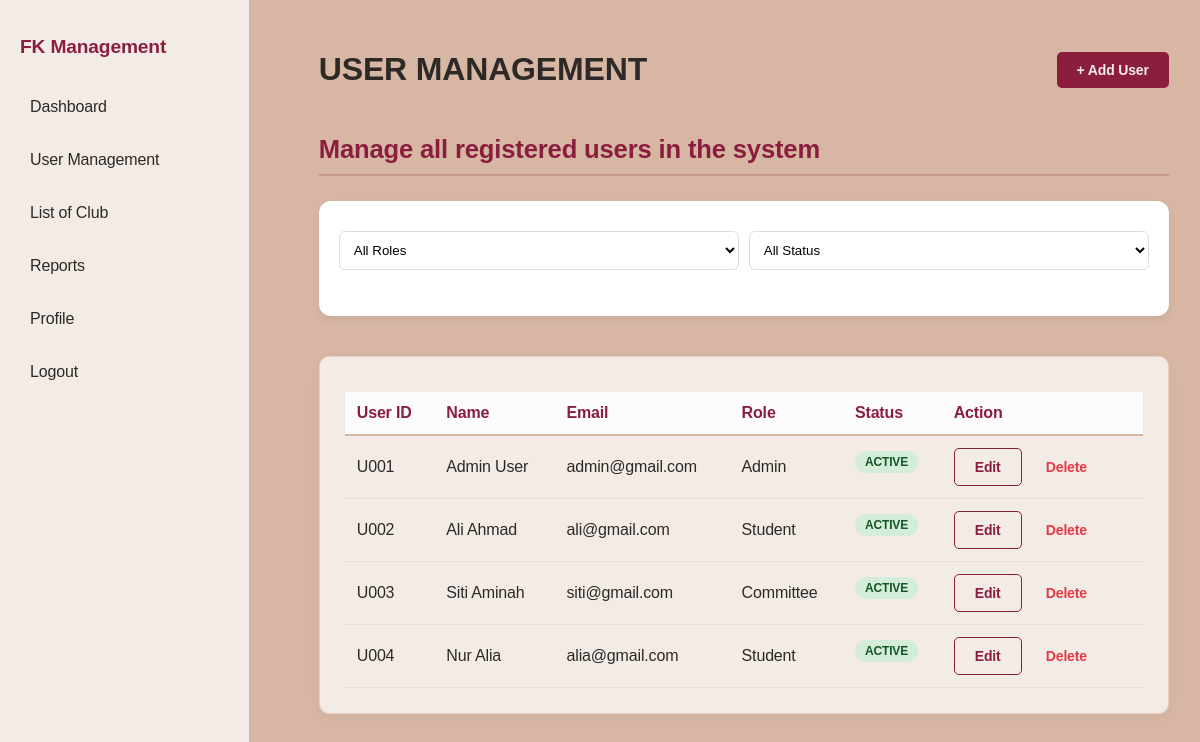
The page /UserManagement.php (signed in) on the database its author committed.
### tables this page shows
CREATE TABLE `user` (
  `UserID` varchar(50) NOT NULL,
  `Name` varchar(100) NOT NULL,
  `Email` varchar(100) NOT NULL,
  `Password` varchar(50) NOT NULL,
  `RoleID` varchar(50) NOT NULL,
  `UserStatus` varchar(50) NOT NULL
);

### UserManagement.php (the view, shortened to what this page needs)
<?php
require_once 'db.php';
$roleFilter = "ALL";
$statusFilter = "ALL";
$sql = "
    SELECT UserID, Name, Email, RoleID, UserStatus
    FROM user
    WHERE 1=1
";
$result = mysqli_query($conn, $sql);
?>
<!DOCTYPE html>
<html>
<head>
    <link rel="stylesheet" href="style.css">
</head>
<body>
<?php include('Navigation.php'); ?>
<div class="main-content">
    <div class="header-row">
        <h1>USER MANAGEMENT</h1>
        <a href="RegisterUser.php"
           class="btn btn-primary">
            + Add User
        </a>
    </div>
    <p class="club-subtitle">
        Manage all registered users in the system
    </p>
    <div class="search-container">
        <form method="GET" class="filter-form">
            <select name="role"
                    class="status-select"
                    onchange="this.form.submit()">
                <option value="ALL"
                    <?php if($roleFilter=="ALL") echo "selected"; ?>>
                    All Roles
                </option>
            </select>
            <select name="status"
                    class="status-select"
                    onchange="this.form.submit()">
                <option value="ALL"
                    <?php if($statusFilter=="ALL") echo "selected"; ?>>
                    All Status
                </option>
            </select>
        </form>
    </div>
    <div class="info-table-container">
        <table class="management-table">
            <thead>
                <tr>
                    <th>User ID</th>
                    <th>Name</th>
                    <th>Email</th>
                    <th>Role</th>
                    <th>Status</th>
                    <th>Action</th>
                </tr>
            </thead>
            <tbody>
            <?php if(mysqli_num_rows($result) > 0) { ?>
                <?php while($row = mysqli_fetch_assoc($result)) { ?>
                    <tr>
                        <td>
                            <?php echo $row['UserID']; ?>
                        </td>
                        <td>
                            <?php echo $row['Name']; ?>
                        </td>
                        <td>
                            <?php echo $row['Email']; ?>
                        </td>
                        <td>
                            <?php
                            if($row['RoleID'] == 'R01')
                            {
                                echo "Admin";
                            }
                            elseif($row['RoleID'] == 'R02')
                            {
                                echo "Student";
                            }
                            else
                            {
                                echo "Committee";
                            }
                            ?>
                        </td>
                        <td>
                            <?php if($row['UserStatus'] == 'Active') { ?>
                                <span class="status-badge status-active">
                                    Active
                                </span>
                            <?php } else { ?>
                                <span class="status-badge status-inactive">
                                    Inactive
                                </span>
                            <?php } ?>
                        </td>
                        <td>
                            <a href="EditUser.php?id=<?php echo $row['UserID']; ?>"
                               class="btn btn-outline">
                                Edit
                            </a>
                            <a href="DeleteUser.php?id=<?php echo $row['UserID']; ?>"
                               class="btn btn-danger-text"
                               onclick="return confirm('Delete this user?')">
                                Delete
                            </a>
                        </td>
                    </tr>
                <?php } ?>
            <?php } ?>
            </tbody>
        </table>
    </div>
</div>
</body>
</html>

### style.css (style rules this page uses)
:root { --primary-maroon: #8B1E3F; --light-gray: #D7B7A3; --white: #F3ECE6; --text-dark: #2D2926; --border-color: #D7B7A3; --danger-red: #E63946; --sidebar-width: 250px; }
body { font-family: 'Poppins', sans-serif; letter-spacing: -0.01em; margin: 0; display: flex; background-color: var(--light-gray); color: var(--text-dark); }
.main-content { margin-left: 50px; padding: 30px 30px; width: calc(100% - 290px); min-height: 100vh; overflow-y: auto; box-sizing: border-box; display: block; }
.header-row { display: flex; justify-content: space-between; align-items: center; margin-bottom: 25px; padding: 0; }
.club-subtitle { margin-bottom: 25px; font-size: 1.6rem; color: var(--primary-maroon); font-weight: 600; border-bottom: 2px solid rgba(139, 30, 63, 0.2); padding-bottom: 10px; }
.search-container { background: #fff; padding: 20px; border-radius: 12px; box-shadow: 0 4px 10px rgba(0,0,0,0.05); margin-bottom: 40px; }
.filter-form { display: flex; align-items: center; gap: 10px; flex-wrap: wrap; }
.status-select { flex: 1; min-width: 150px; padding: 10px; border: 1px solid #ddd; border-radius: 6px; }
.status-badge { display: inline-block; padding: 4px 8px; border-radius: 4px; font-size: 11px; font-weight: bold; text-transform: uppercase; margin-bottom: 10px; }
.status-active { background: #d4edda; color: #155724; }
.info-table-container, .form-container { background: var(--white); padding: 25px; margin-bottom: 20px; border-radius: 10px; box-shadow: 0 4px 15px rgba(0,0,0,0.03); border: 1px solid rgba(215, 183, 163, 0.5); }
.management-table { width: 100%; border-collapse: collapse; margin-top: 10px; }
.management-table th { text-align: left; padding: 12px; background-color: rgba(252, 252, 252, 255); color: var(--primary-maroon); border-bottom: 2px solid var(--border-color); }
.management-table td { padding: 12px; border-bottom: 1px solid rgba(215, 183, 163, 0.3); }
.status-badge { padding: 4px 10px; border-radius: 20px; font-size: 0.75rem; text-transform: uppercase; font-weight: 700; }
.btn { padding: 10px 20px; border: none; border-radius: 5px; cursor: pointer; text-decoration: none; display: inline-block; font-size: 14px; transition: 0.3s; font-weight: 600; }
.btn-primary { background-color: var(--primary-maroon); color: var(--white); }
.btn-outline { border: 1.5px solid var(--primary-maroon); color: var(--primary-maroon); background: transparent; }
.btn-danger-text { color: var(--danger-red); background: transparent; text-decoration: none; }
input, select, textarea { width: 100%; padding: 12px; margin: 10px 0; border: 1px solid var(--border-color); border-radius: 5px; box-sizing: border-box; background-color: #fff; }
::placeholder { color: #b5ada7; font-style: italic; }
.header-row { display: flex; justify-content: space-between; align-items: center; margin-bottom: 25px; }

### rows shown on the page
user: UserID "U001", Name "Admin User", Email "admin@gmail.com", UserStatus "ACTIVE"
user: UserID "U002", Name "Ali Ahmad", Email "ali@gmail.com", shows "Student", UserStatus "ACTIVE"
user: UserID "U003", Name "Siti Aminah", Email "siti@gmail.com", shows "Committee", UserStatus "ACTIVE"
user: UserID "U004", Name "Nur Alia", Email "alia@gmail.com", shows "Student", UserStatus "ACTIVE"
